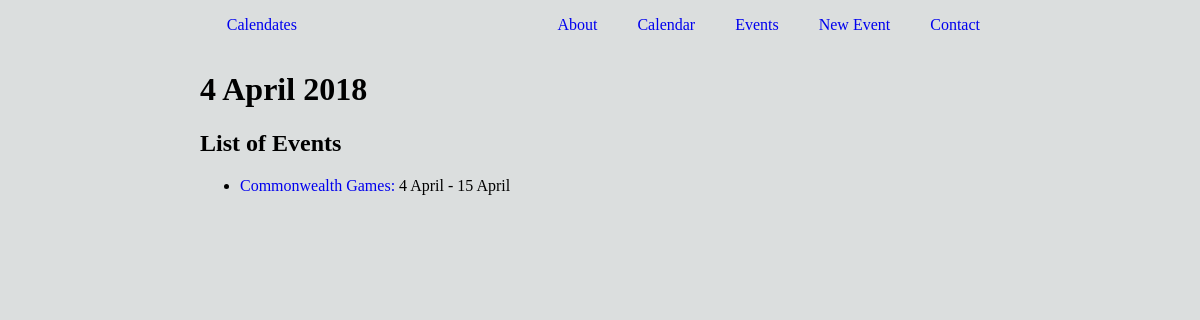
Screenshot of /calendates/2018/4/4/ with the database file from the repository.
### database_setup.py (models this page shows, shortened)
class Date(db.Model):
	__tablename__ = 'date'
	id = db.Column(db.Integer, primary_key=True)
	year = db.Column(db.Integer) #?? nullable since some events may not know exact date yet
	month = db.Column(db.Integer)
	month_name = db.Column(db.String(9))
	date = db.Column(db.Integer)
	day = db.Column(db.String(8))

class Event(db.Model):
	__tablename__ = 'event'
	id = db.Column(db.Integer, primary_key=True)
	name = db.Column(db.String(100), nullable=False)
	description = db.Column(db.String(1000))
	country = db.Column(db.String(50))
	city = db.Column(db.String(50))
	locality = db.Column(db.String(50))
	dates = db.relationship('Date', secondary=events_dates, order_by=Date.id, lazy='subquery', backref=db.backref('events'))

### project.py (the view)
@app.route('/calendates/<int:year>/<int:month>/<int:date>/', methods=['GET'])
def date(year, month, date):
	date = Date.query.filter_by(year=year, month=month, date=date).one()
	events = Event.query.filter(Event.dates.contains(date)).all()
	return render_template('date.html', date=date, events=events)

### templates/date.html (shortened to what this page needs)
{% extends "layout.html" %}
{% block head %}
	{{ super() }}
{% endblock %}
{% block heading %}{{date.date}} {{date.month_name}} {{date.year}}{% endblock %}
{% block main %}
	<h2>List of Events</h2>
	<ul>
		{% for event in events %}
		<li><a href="{{url_for('eventInfo', event_id=event.id)}}">{{event.name}}:</a>
			{{event.dates[0].date}} {{event.dates[0].month_name}}
			{% if event.dates[1] %}
			 - {{event.dates[-1].date}} {{event.dates[-1].month_name}}
			{% endif %}
		</li>
		{% endfor %}
	</ul>
{% endblock %}

### static/style.css (style rules this page uses)
html, body { margin: 0; padding: 0; background-color: #DBDEDE; }
a { text-decoration: none; }

### rows the page displays
Date: date "4", month_name "April", year "2018"
Event: name "Commonwealth Games", date "4", month_name "April", date "15"
